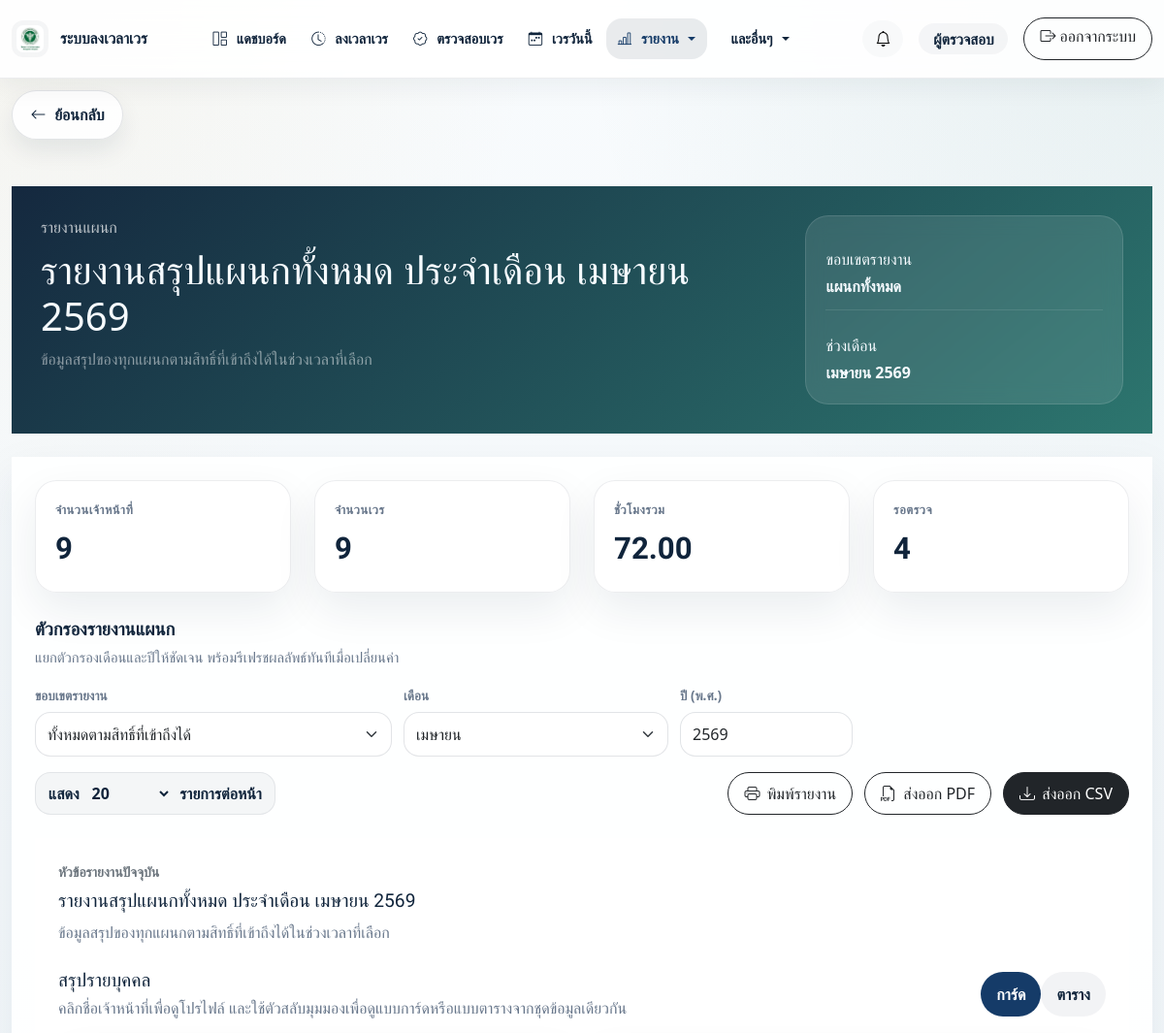
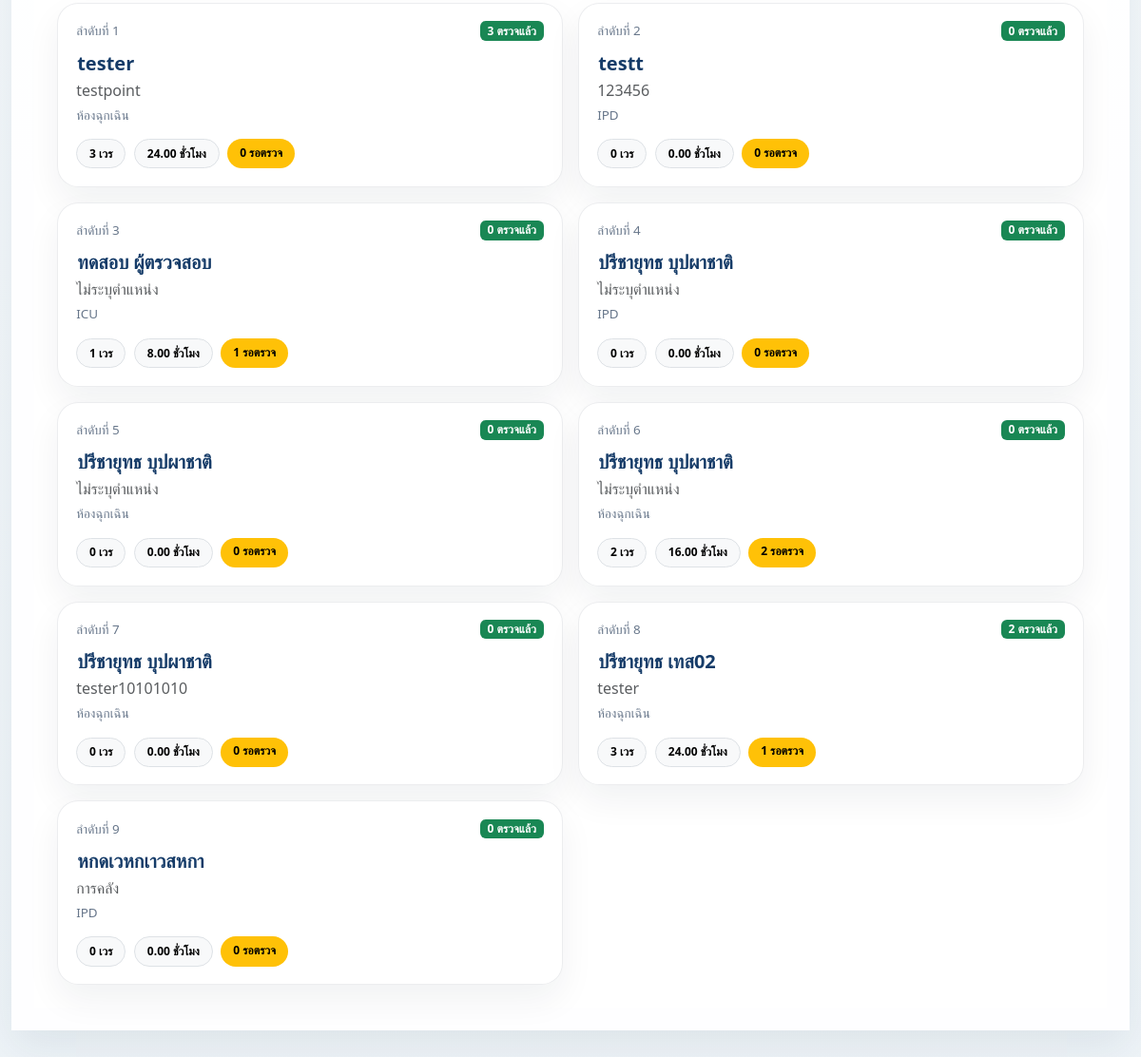
Screenshot of /pages/department_reports.php?month=4&year_be=2569&per_page=20&view=cards&p=1 (signed in) with the database file from the repository (2 pictures, top to bottom).
### tables this page shows
CREATE TABLE `users` (
  `id` int(11) NOT NULL,
  `username` varchar(50) NOT NULL,
  `password` varchar(255) NOT NULL,
  `fullname` varchar(100) NOT NULL,
  `position_name` varchar(100) DEFAULT NULL,
  `phone_number` varchar(30) DEFAULT NULL,
  `department_id` int(11) DEFAULT NULL,
  `role` enum('admin','staff','finance','checker') NOT NULL DEFAULT 'staff',
  `can_view_all_staff` tinyint(1) NOT NULL DEFAULT 0,
  `can_view_department_reports` tinyint(1) NOT NULL DEFAULT 0,
  `can_export_reports` tinyint(1) NOT NULL DEFAULT 0,
  `can_approve_logs` tinyint(1) NOT NULL DEFAULT 0,
  `can_manage_time_logs` tinyint(1) NOT NULL DEFAULT 0,
  `can_edit_locked_time_logs` tinyint(1) NOT NULL DEFAULT 0,
  `can_manage_user_permissions` tinyint(1) NOT NULL DEFAULT 0,
  `signature_path` varchar(255) DEFAULT NULL,
  `profile_image_path` varchar(255) DEFAULT NULL,
  `is_active` tinyint(1) NOT NULL DEFAULT 1,
  `created_at` timestamp NOT NULL DEFAULT current_timestamp(),
  `updated_at` timestamp NULL DEFAULT NULL ON UPDATE current_timestamp()
);

CREATE TABLE `departments` (
  `id` int(11) NOT NULL,
  `department_name` varchar(255) NOT NULL,
  `department_code` varchar(50) DEFAULT NULL,
  `created_at` timestamp NOT NULL DEFAULT current_timestamp()
);

### pages/department_reports.php (the view, shortened to what the rows shown need)
<?php
require_once __DIR__ . '/../config/db.php';
require_once __DIR__ . '/../includes/auth.php';
require_once __DIR__ . '/../includes/navigation.php';
require_once __DIR__ . '/../includes/report_helpers.php';
$reportData = app_fetch_department_report_data($conn, $_GET);
$filters = $reportData['filters'];
$staffRows = $reportData['staff_rows'];
$view = $filters['view'];
$headingContext = $reportData['heading_context'] ?? app_get_department_report_heading_context($filters);
$page = app_parse_table_page($_GET);
$perPage = app_parse_table_page_size($_GET, $view === 'cards' ? 12 : 20);
$totalRows = count($staffRows);
$totalPages = max(1, (int) ceil($totalRows / $perPage));
$page = min($page, $totalPages);
$pagedRows = array_slice($staffRows, ($page - 1) * $perPage, $perPage);
?>
<!DOCTYPE html>
<html lang="th">
<head>
    <link href="https://cdn.jsdelivr.net/npm/bootstrap@5.3.2/dist/css/bootstrap.min.css" rel="stylesheet">
    <link rel="stylesheet" href="https://cdn.jsdelivr.net/npm/bootstrap-icons@1.11.1/font/bootstrap-icons.css">
    <link rel="stylesheet" href="../assets/css/app-ui.css">
</head>
<body class="app-ui">
<main class="container py-4 py-lg-5">
    <section class="ops-hero mb-4">
        <div class="ops-hero-grid">
            <div>
                <h1 class="mb-2"><?= htmlspecialchars($headingContext['heading_text']) ?></h1>
            </div>
        </div>
    </section>
    <section class="panel mb-4">
        <div id="departmentReportsResults"><?php require __DIR__ . '/../partials/reports/department_results.php'; ?></div>
    </section>
</main>
</body>
</html>

### partials/reports/department_results.php (shortened to what the rows shown need)
<section class="ops-results-panel">
    <div class="mb-4">
        <h2 class="ops-results-title mb-2"><?= htmlspecialchars($headingContext['heading_text'] ?? 'รายงานสรุปแผนก') ?></h2>
    </div>
    <div class="ops-results-header">
        <div>
            <h2 class="ops-results-title">สรุปรายบุคคล</h2>
        </div>
    </div>
    <?php if (!$pagedRows): ?>
        <div class="ops-empty">ไม่พบข้อมูลตามเงื่อนไขที่เลือก</div>
    <?php elseif ($view === 'cards'): ?>
        <div class="report-card-grid">
            <?php foreach ($pagedRows as $index => $row): ?>
                <?php $pendingLogs = max(0, (int) $row['total_logs'] - (int) $row['approved_logs']); ?>
                <article class="report-card">
                    <div class="report-card-top">
                        <div>
                            <div class="small text-muted mb-2">ลำดับที่ <?= app_table_row_number($page, $perPage, $index) ?></div>
                            <button type="button" class="staff-link btn btn-link p-0 text-start fs-5" data-profile-modal-trigger data-user-id="<?= (int) ($row['id'] ?? 0) ?>">
                                <?= htmlspecialchars(app_user_display_name($row)) ?>
                            </button>
                            <div class="text-muted"><?= htmlspecialchars($row['position_name'] ?: 'ไม่ระบุตำแหน่ง') ?></div>
                            <div class="text-muted small mt-1"><?= htmlspecialchars($row['department_name'] ?? '-') ?></div>
                        </div>
                        <span class="badge text-bg-success"><?= (int) $row['approved_logs'] ?> ตรวจแล้ว</span>
                    </div>
                    <div class="report-card-meta">
                        <span class="badge text-bg-light border"><?= (int) $row['total_logs'] ?> เวร</span>
                        <span class="badge text-bg-light border"><?= number_format((float) $row['total_hours'], 2) ?> ชั่วโมง</span>
                        <span class="badge text-bg-warning"><?= $pendingLogs ?> รอตรวจ</span>
                    </div>
                </article>
            <?php endforeach; ?>
        </div>
    <?php endif; ?>
</section>

### rows the page displays
users: index "1", fullname "tester", position_name "testpoint", department.department_name "ห้องฉุกเฉิน", approved_logs "3", total_logs "3", total_hours "24.00", pendingLogs "0"
users: index "2", fullname "testt", position_name "123456", department.department_name "IPD", approved_logs "0", total_logs "0", total_hours "0.00", pendingLogs "0"
users: index "3", fullname "ทดสอบ ผู้ตรวจสอบ", position_name "ไม่ระบุตำแหน่ง", department.department_name "ICU", approved_logs "0", total_logs "1", total_hours "8.00", pendingLogs "1"
users: index "4", fullname "ปรีชายุทธ บุปผาชาติ", position_name "ไม่ระบุตำแหน่ง", department.department_name "IPD", approved_logs "0", total_logs "0", total_hours "0.00", pendingLogs "0"
users: index "5", fullname "ปรีชายุทธ บุปผาชาติ", position_name "ไม่ระบุตำแหน่ง", department.department_name "ห้องฉุกเฉิน", approved_logs "0", total_logs "0", total_hours "0.00", pendingLogs "0"
users: index "6", fullname "ปรีชายุทธ บุปผาชาติ", position_name "ไม่ระบุตำแหน่ง", department.department_name "ห้องฉุกเฉิน", approved_logs "0", total_logs "2", total_hours "16.00", pendingLogs "2"
users: index "7", fullname "ปรีชายุทธ บุปผาชาติ", position_name "tester10101010", department.department_name "ห้องฉุกเฉิน", approved_logs "0", total_logs "0", total_hours "0.00", pendingLogs "0"
users: index "8", fullname "ปรีชายุทธ เทส02", position_name "tester", department.department_name "ห้องฉุกเฉิน", approved_logs "2", total_logs "3", total_hours "24.00", pendingLogs "1"
users: index "9", fullname "หกดเวหกเาวสหกา", position_name "การคลัง", department.department_name "IPD", approved_logs "0", total_logs "0", total_hours "0.00", pendingLogs "0"

### other values shown
$group['label'] "แดชบอร์ด"
$group['label'] "ลงเวลาเวร"
$group['label'] "ตรวจสอบเวร"
$group['label'] "เวรวันนี้"
$group['label'] "รายงาน"
$group['label'] "และอื่นๆ"
$roleCompactLabel "ผู้ตรวจสอบ"
$label "ย้อนกลับ"
$departmentTotals['staff_count'] "9"
$departmentTotals['total_logs'] "9"
$departmentTotals['total_hours'] "72.00"
$departmentTotals['pending_logs'] "4"
$headingContext['heading_text'] "รายงานสรุปแผนกทั้งหมด ประจำเดือน เมษายน 2569"
$headingContext['subheading_text'] "ข้อมูลสรุปของทุกแผนกตามสิทธิ์ที่เข้าถึงได้ในช่วงเวลาที่เลือก"
form field month "เมษายน"
